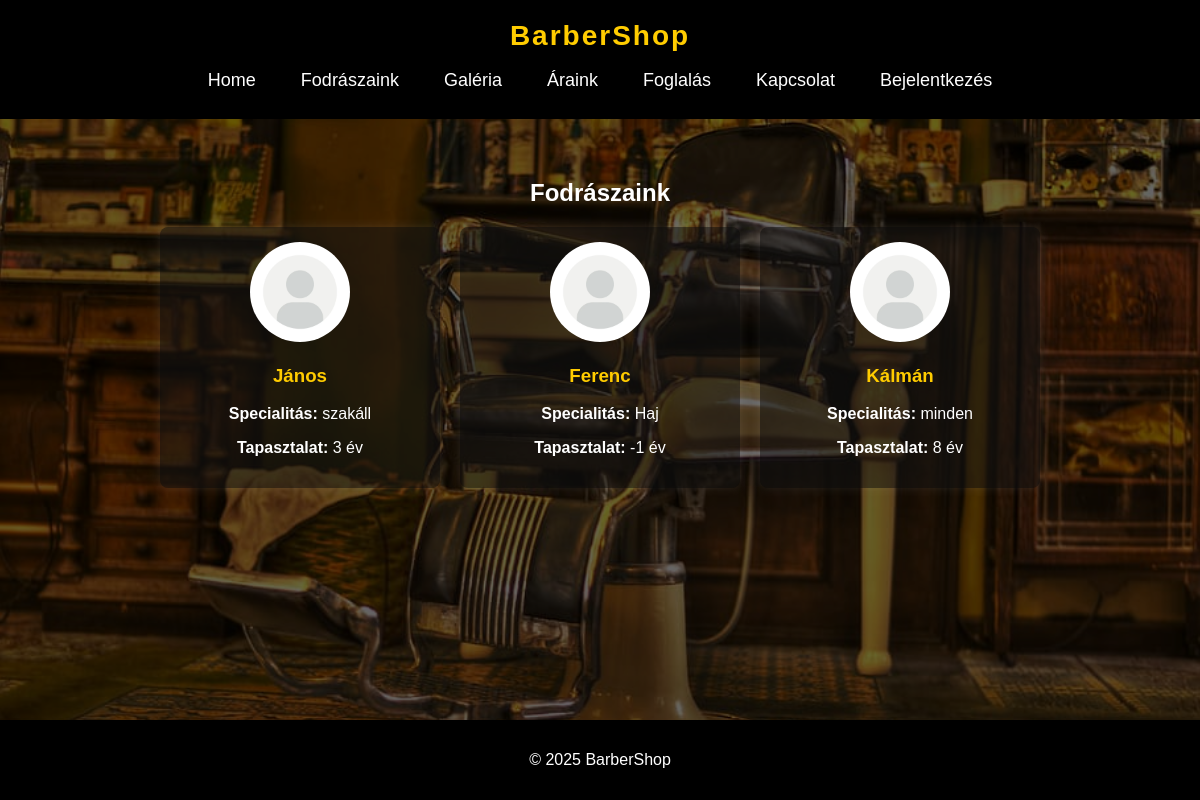
/bookings/barbers/, run on an earlier commit of the app's database.
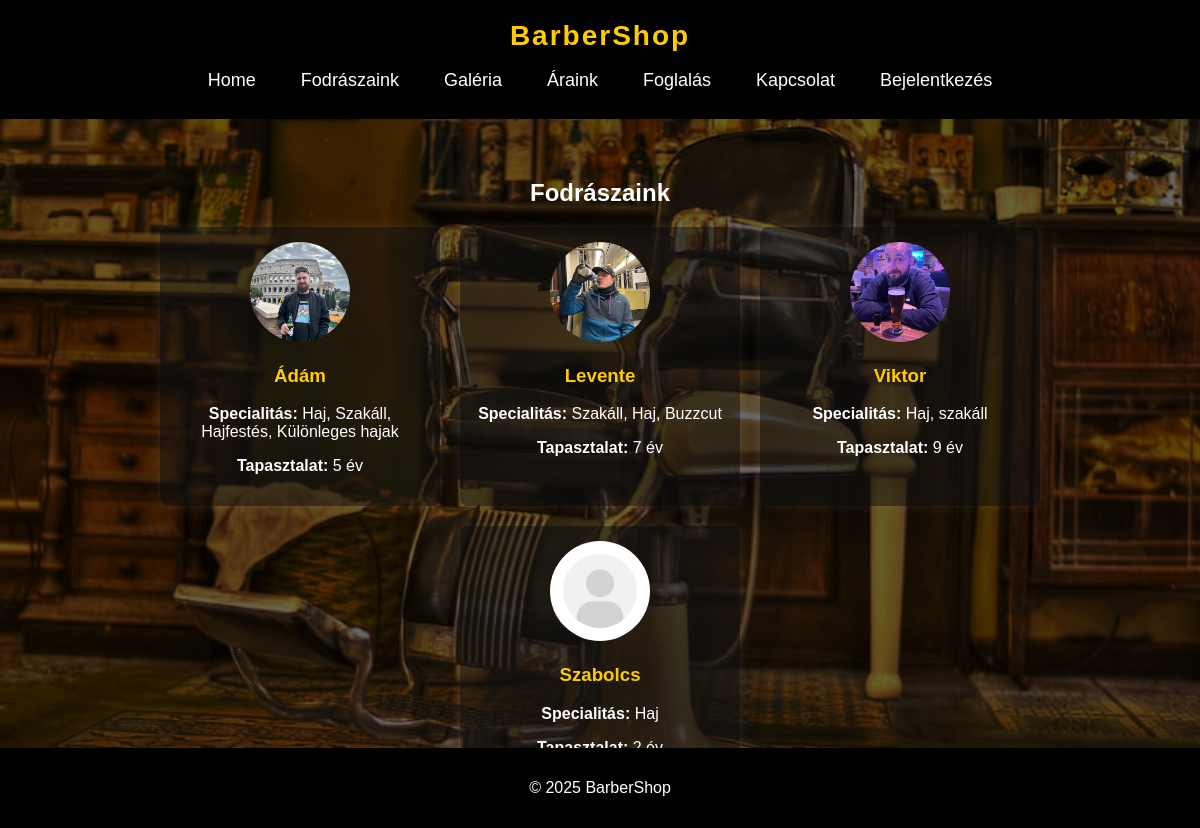
And on a later commit of the database.
### bookings/models.py (models this page shows, shortened)
class Barber(models.Model):
    name = models.CharField(max_length=100)
    specialty = models.CharField(max_length=200)
    experience = models.IntegerField()
    bio = models.TextField(blank=True)
    profile_image = models.ImageField(upload_to="barbers/", blank=True, null=True, default=None)

### bookings/views.py (the view)
# urls.py: path("barbers/", barbers, name="barbers"),
def barbers(request):
    barbers = Barber.objects.all()
    return render(request, "bookings/barbers.html", {"barbers": barbers})

### bookings/templates/bookings/barbers.html (shortened to what this page needs)
{% extends "base.html" %}
{% block content %}
  <h2>Fodrászaink</h2>
  <div class="barbers-container">
    {% for barber in barbers %}
      <div class="barber-card">
        <a href="{% url 'barber_detail' barber.id %}">
          {% if barber.profile_image %}
            <img src="{{ barber.profile_image.url }}" alt="{{ barber.name }}">
          {% endif %}
          <h3>{{ barber.name }}</h3>
        </a>
        <p><strong>Specialitás:</strong> {{ barber.specialty }}</p>
        <p><strong>Tapasztalat:</strong> {{ barber.experience }} év</p>
      </div>
    {% endfor %}
  </div>
{% endblock %}

### bookings/templates/base.html (shortened to what this page needs)
{% load static %}
<!DOCTYPE html>
<html lang="hu">
<head>
</head>
<body>
    <header>
        <h1 class="site-title">BarberShop</h1>
        <nav class="nav-links">
            <a href="{% url 'home' %}">Home</a>
            <a href="{% url 'barbers' %}">Fodrászaink</a>
            <a href="{% url 'gallery' %}">Galéria</a>
            <a href="{% url 'price' %}">Áraink</a>
            {% if user.is_authenticated %}
                <a href="{% url 'book_appointment' %}">Foglalás</a>
                <a href="{% url 'contact' %}">Kapcsolat</a>
                <a href="{% url 'profile' %}">Felhasználó</a>
                <form action="{% url 'logout' %}" method="post" style="display: inline;">
                    {% csrf_token %}
                    <button type="submit">Kijelentkezés</button>
                </form>
            {% else %}
                <a href="{% url 'login' %}?next={% url 'book_appointment' %}">Foglalás</a>
                <a href="{% url 'contact' %}">Kapcsolat</a>
                <a href="{% url 'login' %}">Bejelentkezés</a>
            {% endif %}
        </nav>
    </header>
    <main>
        {% block content %}{% endblock %}
    </main>
    <footer>
        <p>&copy; 2025 BarberShop</p>
    </footer>
</body>
</html>

### bookings/templates/base.html (style rules this page uses)
body { background-color: #121212; color: #fff; font-family: 'Arial', sans-serif; margin: 0; padding: 0; display: flex; flex-direction: column; align-items: center; min-height: 100vh; }
header { background: #000; padding: 20px; text-align: center; width: 100%; position: relative; }
.site-title { font-size: 28px; letter-spacing: 2px; margin: 0; color: #ffcc00; }
nav { display: flex; justify-content: center; flex-wrap: wrap; gap: 15px; margin-top: 10px; }
nav a, nav form button { color: #fff; text-decoration: none; font-size: 18px; padding: 8px 15px; transition: 0.3s ease-in-out; border-radius: 5px; background: none; border: none; cursor: pointer; font-family: inherit; }
main { max-width: 900px; width: 100%; text-align: center; padding: 40px 20px; flex-grow: 1; }
footer { background: #000; text-align: center; padding: 15px; width: 100%; position: fixed; bottom: 0; }
body { background: url('/staticfiles/images/barbershop-bg.jpg') no-repeat center center fixed; background-size: cover; color: #fff; font-family: 'Arial', sans-serif; margin: 0; padding: 0; display: flex; flex-direction: column; align-items: center; min-height: 100vh; position: relative; }
body::before { content: ""; position: absolute; top: 0; left: 0; width: 100%; height: 100%; background: rgba(0, 0, 0, 0.6); z-index: -1; }

### bookings/templates/bookings/barbers.html (style rules this page uses)
h2 { text-align: center; }
.barbers-container { display: flex; flex-wrap: wrap; justify-content: center; gap: 20px; margin-top: 20px; }
.barber-card { background: rgba(20, 20, 20, 0.5); padding: 15px; border-radius: 8px; box-shadow: 0 0 10px rgba(255, 255, 255, 0.1); width: 250px; text-align: center; transition: transform 0.3s ease-in-out; }
.barber-card img { width: 100px; height: 100px; border-radius: 50%; object-fit: cover; }
.barber-card h3 { color: #ffcc00; text-decoration: none; transition: color 0.3s ease-in-out; }
.barber-card a { text-decoration: none; }

What changed in the data, as far as the page shows it:
removed Barber: profile_image (picture), name "János", specialty "szakáll", experience "3"
removed Barber: profile_image (picture), name "Ferenc", specialty "Haj", experience "-1"
removed Barber: profile_image (picture), name "Kálmán", specialty "minden", experience "8"
added Barber: profile_image (picture), name "Ádám", specialty "Haj, Szakáll, Hajfestés, Különleges hajak", experience "5"
added Barber: profile_image (picture), name "Levente", specialty "Szakáll, Haj, Buzzcut", experience "7"
added Barber: profile_image (picture), name "Viktor", specialty "Haj, szakáll", experience "9"
added Barber: profile_image (picture), name "Szabolcs", specialty "Haj"
